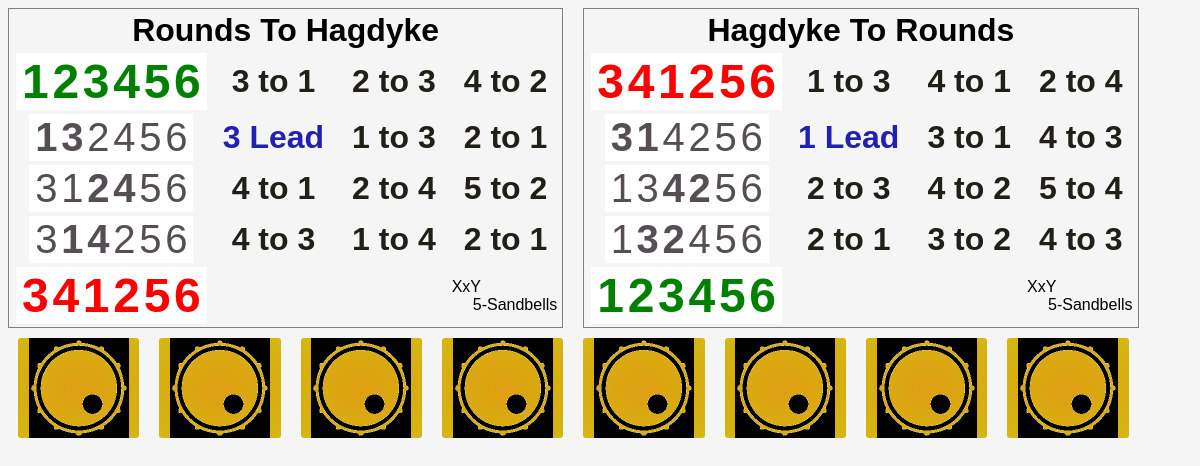
Screenshot of /6/Hagdyke/ with the database file from the repository.
### bells/models.py (models this page shows, shortened)
class Pattern(models.Model):
    name = models.CharField(max_length=200)
    pub_date = models.DateTimeField(auto_now=True)
    history = models.TextField(blank=True)
    pattern = models.CharField(max_length=100, blank=True, unique=True)
    order = models.SmallIntegerField(help_text="Ordering of patterns rounds should explicitly be 0",
                                      default=100)
    number = models.SmallIntegerField(editable=False, help_text ="Bells in Pattern (calculated)", default=0)
    count = models.SmallIntegerField(help_text="Number of changes in pattern", null=True,)
    enable = models.BooleanField(help_text="Enable this Pattern", default = True)
    class Meta:
        ordering = ["order"]
    def populate_count(self, count):
        if self.count is None:
            self.count = count
            self.save()

### bells/views.py (the view)
# urls.py: path('<int:number>/', views.display, name='number_index'),
def display(request,  number = 8, to_name='', from_name="Rounds"):    # iframe contents
    lines_per_page = 20
    from_patterns = Pattern.objects.filter(
        number=number,
        enable = True
    ).order_by('order')
    to_patterns = Pattern.objects.filter(
        number=number,
        enable=True
    ).order_by('order','name')
    numbers = set(Pattern.objects.filter(enable=True).order_by('number').values_list('number', flat=True))
    try:
        from_pattern = Pattern.objects.get(
            name__iexact = from_name,
            number = number,
            enable=True
        )
    except  Pattern.DoesNotExist:
        raise NotFound("No From Pattern Found")
    try:
        to_pattern = Pattern.objects.get(
            name__iexact = to_name,
            number = number,
            enable=True
        )
    except  Pattern.DoesNotExist:
        context = {
               'from_patterns':from_patterns,
               'to_patterns':to_patterns,
               'from_pattern':from_pattern,
               'number': int(number),
               'numbers': sorted(numbers)
        }
        response = render(request, 'bells/display.html', context)
        return response
    code, result, swappair = db_process(from_pattern.pattern, to_pattern.pattern)
    revcode, revresult, swappair = db_process(to_pattern.pattern, from_pattern.pattern)
    to_pattern.populate_count(len(result[0])-1)
    result = demuck_result_list(result)
    revresult = demuck_result_list(revresult)
    if len(result) < lines_per_page:
        forward_and_back = True
    else:
        forward_and_back = False
        lines_per_page = int(1 + len(result) / 2 )
    paginator1 = Paginator(result, lines_per_page)
    page1 = paginator1.get_page(1).object_list
    if forward_and_back:
        paginator2 = Paginator(revresult, lines_per_page)
        page2 = paginator2.get_page(1).object_list
    else:
        paginator2 = Paginator(result, lines_per_page)
        page2 = paginator2.get_page(2).object_list
    forwresult = demuck_result(page1)
    revresult = demuck_result(page2)
    rounds = ''.join([ str(no+1) for no in range(number)])
    context = {'from_patterns':from_patterns,
               'to_patterns':to_patterns,
               'from_pattern':from_pattern,
               'to_pattern':to_pattern,
               "result": forwresult,
               "revresult": revresult,
               "result_block" : [forwresult, revresult],
               'number': int(number),
               'numbers': sorted(numbers),
               'count': len(to_patterns),
               'page1': page1,
               'page2': page2,
               'rounds': rounds,
               'forward_and_back': forward_and_back,
               }
    response = render(request, 'bells/display.html', context)
    return response

### bells/functions.py (called while the page is built)
def sanity(current, required):
    if len(current) != len(required):
        raise(DifferingLength('Differing Lengths'))
    for item in current:
        if current.count(item) > 1:
            raise(RepeatInCurrent('Repeat in Current'))
    for item in required:
        if required.count(item) > 1:
            raise(RepeatInRequired('Repeat IN Required'))
    return True

def swap(current, pair):
    index = int(pair)
    res = list(current)
    try:
        res[index-1] = current[index]
    except(IndexError):
        return current
    res[index]= current[index-1]
    return ''.join(res)

### bells/views.py (called while the page is built)
def demuck_result(result):
    res_string = []
    for index, pair in enumerate(result):
        if result[index][1]:
            swaptwopair = '%s%s' % (result[index][0],result[index][1][5])
        else:
            swaptwopair = "££"
        res_dict = {'pattern':pair[0],
                    'first': pair[1],
                    'second':pair[2],
                    'third': pair[3],
                    'swappair': pair[4],
                    'index': pair[5]
                    }
        res_string.append(res_dict)
    return res_string

def demuck_result_list(result):
    res_string = []
    for index, pair in enumerate(result[0]):
        if result[1][index][1]:
            swaptwopair = '%s%s' % (result[1][index][1][0],result[1][index][1][5])
            index_count = result[1][index][4]
        else:
            swaptwopair = "££"
            index_count =  ''
        res_list = [pair,
                    result[1][index][0],
                    result[1][index][1],
                    result[1][index][2],
                    swaptwopair,
                    index_count,
                    ]
        res_string.append(res_list)
    return res_string

### bells/templates/bells/display.html (shortened to what this page needs)
{% extends "bells/blank_iframe.html"%}
{% load static %}
{% block fullscreen %}
<div class="frontpage">
  <div class="frontpage_container">
    {% for res in result_block %}
      <div>
        {% include "bells/frontpage_display.html" %}
      </div>
      {% endfor%}
  </div>
  <div class="drumkit">
    <div class="pad" data-sound="bell1"><img src="{% static "/icons/kick.png" %}" alt="Bell 1"></div>
    <div class="pad" data-sound="bell2"><img src="{% static "/icons/kick.png" %}" alt="Bell 2"></div>
    <div class="pad" data-sound="bell3"><img src="{% static "/icons/kick.png" %}" alt="Bell 3"></div>
    <div class="pad" data-sound="bell4"><img src="{% static "/icons/kick.png" %}" alt="Bell 4"></div>
    <div class="pad" data-sound="bell5"><img src="{% static "/icons/kick.png" %}" alt="Bell 5"></div>
    <div class="pad" data-sound="bell6"><img src="{% static "/icons/kick.png" %}" alt="Bell 6"></div>
    <div class="pad" data-sound="bell7"><img src="{% static "/icons/kick.png" %}" alt="Bell 7"></div>
    <div class="pad" data-sound="bell8"><img src="{% static "/icons/kick.png" %}" alt="Bell 8"></div>
  </div>
</div>
{% endblock fullscreen%}

### bells/templates/bells/frontpage_display.html
    <table
        id ="frontpage_table_display_{{ forloop.counter}}"
        class="frontpage_table_display">
        <tr>
            <th class="changeheader" colspan="5">
                {% if  forloop.last and forward_and_back %}
                    {{ to_pattern.name}} To
                    {{ from_pattern.name}}
                {% else %}
                    {{ from_pattern.name}} To
                    {{ to_pattern.name}}
                {% endif%}
            </th>
        </tr>
            {% for line in res %}
                <tr
                    class="frontpage_tr_display"
                    cursor="pointer">
                    <td class="pattern_counter">{{line.index}}</td>
                        <td class="changebody">
                            <button
                              class="ring_button"
                              dataring="{{line.pattern}}"
                              alt="Bell_{{line.index}}"
                              >
                                {% for char in line.pattern %}
                                    <span class="
                                    {% if line.pattern == rounds %}
                                        {% if char == line.swappair.0 or char == line.swappair.1  %} largechar largecharround
                                        {% else %} largechar largecharround shadow
                                        {% endif %}
                                    {% elif line.pattern in from_pattern.pattern %}
                                        {% if char == line.swappair.0 or char == line.swappair.1  %} largechar largecharfrom
                                        {% else %} largechar largecharfrom shadow
                                        {% endif %}
                                    {% elif line.pattern in to_pattern.pattern %}
                                    {% if char == line.swappair.0 or char == line.swappair.1  %} largechar largecharto
                                        {% else %} largechar largecharto shadow
                                        {% endif %}
                                    {% else %}
                                        {% if char == line.swappair.0 or char == line.swappair.1  %} plainchar swapchar shadow
                                        {% else %} plainchar
                                        {% endif %}
                                    {% endif %}
                                    ">{{char}}</span>
                                {% endfor %}
                            </button>
                        </td>
                        {% if "Lead" in line.first%}
                            <td class="highlight">{{line.first}}</td>
                        {%else%}
                            <td class="swap shadow">{{line.first}}</td>
                        {%endif%}
                    <td class="swap shadow">{{line.second}}</td>
                    {% if forloop.last and line.third == '' %}
                        <td>
                            <div
                               class = "window_size"
                               >XxY
                            </div>
                            {% if forloop.counter == 1 %}
                                <div class="branding shadow">{{forloop.counter}}--Playing...</div>
                            {% else %}
                                <div class="branding shadow">{{forloop.counter}}-Sandbells</div>
                            {% endif %}
                        </td>
                    {% else %}
                        {% if "BK" in line.third%}
                            <td class="swap shadow">{{line.third}}</td>
                        {%else%}
                            <td class="swap shadow">{{line.third}}</td>
                        {%endif%}
                    {% endif %}
                </tr>
            {% endfor %}
    </table>

### bells/static/bells/style.css (style rules this page uses)
html, body { display: flex; background-color: whitesmoke; }
.frontpage { display:flex; flex-direction: column; }
.frontpage_container { display:flex; flex-direction: row; flex-wrap:nowrap; justify-content: right; gap: 20px; background-color: whitesmoke; }
.frontpage_container > div { background-color: whitesmoke; }
.ring_button { background-color: white; margin: 0px; border: none; }
.branding { float: right; margin-right: 2px; }
.frontpage_table_display { border-style: solid; border-width: 1px; font-family: Arial, Helvetica, sans-serif; display:table-cell; }
.changeheader { font-size:xx-large; }
.pattern_counter { color: red; text-align: right; width:4%; text-decoration:none; font-size: x-large; }
.changebody { margin-left:5px; font-size: xx-large; color: rgb(36, 36, 36); text-align:center; width:35%; white-space:nowrap; }
.largechar { font-family: Arial, Helvetica, sans-serif; font-size: xxx-large; font-weight: bold; }
.largecharround { color: green; }
.largecharto { color: red; }
.plainchar { font-family: Arial, Helvetica, sans-serif; font-size:40px; color: rgb(85, 78, 85); }
.swapchar { font-weight: bold; }
.swap { text-align: center; font-family: Arial, Helvetica, sans-serif; font-size: xx-large; font-weight: bold; color: rgb(32, 32, 25); width:14%; white-space: nowrap; padding-left: 10px; padding-right: 10px; border-style: solid; border-color: transparent; }
.highlight { text-align: center; font-family: Arial, Helvetica, sans-serif; font-size: xx-large; font-weight: bold; color: rgb(34, 32, 177); width:14%; white-space: nowrap; padding-left: 10px; padding-right: 10px; border-style: solid; border-color: transparent; }
.drumkit { display: flex; flex-wrap: wrap; justify-content: center; height: 10vh; height: calc(var(--vh, 1vh) * 10); }
.pad { display: flex; justify-content: center; align-items: center; margin: 10px; flex: 1 0 calc(10% - 20px); background: radial-gradient(#df9e12, #d4b710); border-radius: 3px; }
.pad img { width: 100px; pointer-events: none; }

### rows the page displays
Pattern: name "Rounds", name "Rounds"
Pattern: name "Hagdyke", name "Hagdyke"

### other values shown
{{ char }} "1" "2" "3" "4" "5" "6" "1" "3" "2" "4" "5" "6" "3" "1" "2" "4" "5" "6" "3" "1" "4" "2" "5" "6" "3" "4" "1" "2" "5" "6" "3" "4" "1" "2" "5" "6" "3" "1" "4" "2" "5" "6" "1" "3" "4" "2" "5" "6" "1" "3" "2" "4" "5" "6" "1" "2" "3" "4" "5" "6"
{{ line.first }} "3 to 1" "4 to 1" "4 to 3" "1 to 3" "2 to 3" "2 to 1"
{{ line.second }} "2 to 3" "1 to 3" "2 to 4" "1 to 4" "4 to 1" "3 to 1" "4 to 2" "3 to 2"
{{ line.third }} "4 to 2" "2 to 1" "5 to 2" "2 to 1" "2 to 4" "4 to 3" "5 to 4" "4 to 3"
{{ line.first }} "3 Lead" "1 Lead"
